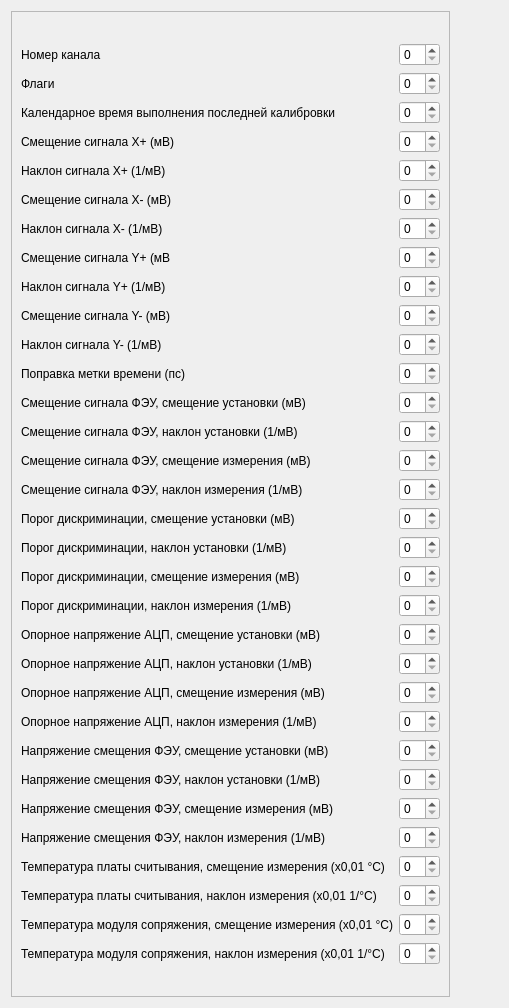
<?xml version="1.0" encoding="UTF-8"?>
<ui version="4.0">
 <class>PET_brg_ch_calibration_page</class>
 <widget class="QWidget" name="PET_brg_ch_calibration_page">
  <property name="geometry">
   <rect>
    <x>0</x>
    <y>0</y>
    <width>509</width>
    <height>1008</height>
   </rect>
  </property>
  <property name="windowTitle">
   <string>Form</string>
  </property>
  <layout class="QVBoxLayout" name="verticalLayout">
   <item>
    <widget class="QFrame" name="frame">
     <property name="sizePolicy">
      <sizepolicy hsizetype="Fixed" vsizetype="Preferred">
       <horstretch>0</horstretch>
       <verstretch>0</verstretch>
      </sizepolicy>
     </property>
     <property name="frameShape">
      <enum>QFrame::StyledPanel</enum>
     </property>
     <property name="frameShadow">
      <enum>QFrame::Raised</enum>
     </property>
     <layout class="QVBoxLayout" name="verticalLayout_2">
      <item>
       <layout class="QGridLayout" name="gridLayout_2">
        <item row="2" column="0">
         <widget class="QLabel" name="label_3">
          <property name="text">
           <string>Календарное время выполнения последней калибровки</string>
          </property>
         </widget>
        </item>
        <item row="25" column="0">
         <widget class="QLabel" name="label_26">
          <property name="text">
           <string>Напряжение смещения ФЭУ, наклон установки (1/мВ)</string>
          </property>
         </widget>
        </item>
        <item row="21" column="0">
         <widget class="QLabel" name="label_22">
          <property name="text">
           <string>Опорное напряжение АЦП, наклон установки (1/мВ)</string>
          </property>
         </widget>
        </item>
        <item row="1" column="0">
         <widget class="QLabel" name="label_2">
          <property name="text">
           <string>Флаги</string>
          </property>
         </widget>
        </item>
        <item row="27" column="0">
         <widget class="QLabel" name="label_28">
          <property name="text">
           <string>Напряжение смещения ФЭУ, наклон измерения (1/мВ)</string>
          </property>
         </widget>
        </item>
        <item row="20" column="0">
         <widget class="QLabel" name="label_21">
          <property name="text">
           <string>Опорное напряжение АЦП, смещение установки (мВ)</string>
          </property>
         </widget>
        </item>
        <item row="23" column="0">
         <widget class="QLabel" name="label_24">
          <property name="text">
           <string>Опорное напряжение АЦП, наклон измерения (1/мВ)</string>
          </property>
         </widget>
        </item>
        <item row="13" column="0">
         <widget class="QLabel" name="label_14">
          <property name="text">
           <string>Смещение сигнала ФЭУ, наклон установки (1/мВ)</string>
          </property>
         </widget>
        </item>
        <item row="29" column="0">
         <widget class="QLabel" name="label_30">
          <property name="text">
           <string>Температура платы считывания, наклон измерения (х0,01 1/°C)</string>
          </property>
         </widget>
        </item>
        <item row="0" column="0">
         <widget class="QLabel" name="label">
          <property name="text">
           <string>Номер канала</string>
          </property>
         </widget>
        </item>
        <item row="30" column="0">
         <widget class="QLabel" name="label_31">
          <property name="text">
           <string>Температура модуля сопряжения, смещение измерения (х0,01 °C)</string>
          </property>
         </widget>
        </item>
        <item row="3" column="0">
         <widget class="QLabel" name="label_4">
          <property name="text">
           <string>Смещение сигнала X+ (мВ)</string>
          </property>
         </widget>
        </item>
        <item row="5" column="0">
         <widget class="QLabel" name="label_6">
          <property name="text">
           <string>Смещение сигнала X- (мВ)</string>
          </property>
         </widget>
        </item>
        <item row="15" column="0">
         <widget class="QLabel" name="label_16">
          <property name="text">
           <string>Смещение сигнала ФЭУ, наклон измерения (1/мВ)</string>
          </property>
         </widget>
        </item>
        <item row="26" column="0">
         <widget class="QLabel" name="label_27">
          <property name="text">
           <string>Напряжение смещения ФЭУ, смещение измерения (мВ)</string>
          </property>
         </widget>
        </item>
        <item row="4" column="0">
         <widget class="QLabel" name="label_5">
          <property name="text">
           <string>Наклон сигнала X+ (1/мВ)</string>
          </property>
         </widget>
        </item>
        <item row="28" column="0">
         <widget class="QLabel" name="label_29">
          <property name="text">
           <string>Температура платы считывания, смещение измерения (х0,01 °C)</string>
          </property>
         </widget>
        </item>
        <item row="31" column="0">
         <widget class="QLabel" name="label_32">
          <property name="text">
           <string>Температура модуля сопряжения, наклон измерения (х0,01 1/°C)</string>
          </property>
         </widget>
        </item>
        <item row="6" column="0">
         <widget class="QLabel" name="label_7">
          <property name="text">
           <string>Наклон сигнала X- (1/мВ)</string>
          </property>
         </widget>
        </item>
        <item row="7" column="0">
         <widget class="QLabel" name="label_8">
          <property name="text">
           <string>Смещение сигнала Y+ (мВ</string>
          </property>
         </widget>
        </item>
        <item row="8" column="0">
         <widget class="QLabel" name="label_9">
          <property name="text">
           <string>Наклон сигнала Y+ (1/мВ)</string>
          </property>
         </widget>
        </item>
        <item row="9" column="0">
         <widget class="QLabel" name="label_10">
          <property name="text">
           <string>Смещение сигнала Y- (мВ)</string>
          </property>
         </widget>
        </item>
        <item row="10" column="0">
         <widget class="QLabel" name="label_11">
          <property name="text">
           <string>Наклон сигнала Y- (1/мВ)</string>
          </property>
         </widget>
        </item>
        <item row="11" column="0">
         <widget class="QLabel" name="label_12">
          <property name="text">
           <string>Поправка метки времени (пс)</string>
          </property>
         </widget>
        </item>
        <item row="12" column="0">
         <widget class="QLabel" name="label_13">
          <property name="text">
           <string>Смещение сигнала ФЭУ, смещение установки (мВ)</string>
          </property>
         </widget>
        </item>
        <item row="14" column="0">
         <widget class="QLabel" name="label_15">
          <property name="text">
           <string>Смещение сигнала ФЭУ, смещение измерения (мВ)</string>
          </property>
         </widget>
        </item>
        <item row="16" column="0">
         <widget class="QLabel" name="label_17">
          <property name="text">
           <string>Порог дискриминации, смещение установки (мВ)</string>
          </property>
         </widget>
        </item>
        <item row="17" column="0">
         <widget class="QLabel" name="label_18">
          <property name="text">
           <string>Порог дискриминации, наклон установки (1/мВ)</string>
          </property>
         </widget>
        </item>
        <item row="18" column="0">
         <widget class="QLabel" name="label_19">
          <property name="text">
           <string>Порог дискриминации, смещение измерения (мВ)</string>
          </property>
         </widget>
        </item>
        <item row="22" column="0">
         <widget class="QLabel" name="label_23">
          <property name="text">
           <string>Опорное напряжение АЦП, смещение измерения (мВ)</string>
          </property>
         </widget>
        </item>
        <item row="24" column="0">
         <widget class="QLabel" name="label_25">
          <property name="text">
           <string>Напряжение смещения ФЭУ, смещение установки (мВ)</string>
          </property>
         </widget>
        </item>
        <item row="19" column="0">
         <widget class="QLabel" name="label_20">
          <property name="text">
           <string>Порог дискриминации, наклон измерения (1/мВ)</string>
          </property>
         </widget>
        </item>
        <item row="0" column="1">
         <widget class="QSpinBox" name="sb_channel"/>
        </item>
        <item row="1" column="1">
         <widget class="QSpinBox" name="sb_flags"/>
        </item>
        <item row="2" column="1">
         <widget class="QSpinBox" name="sb_timestamp"/>
        </item>
        <item row="3" column="1">
         <widget class="QSpinBox" name="sb_xp_offset"/>
        </item>
        <item row="4" column="1">
         <widget class="QSpinBox" name="sb_xp_gain"/>
        </item>
        <item row="5" column="1">
         <widget class="QSpinBox" name="sb_xn_offset"/>
        </item>
        <item row="6" column="1">
         <widget class="QSpinBox" name="sb_xn_gain"/>
        </item>
        <item row="7" column="1">
         <widget class="QSpinBox" name="sb_yp_offset"/>
        </item>
        <item row="8" column="1">
         <widget class="QSpinBox" name="sb_yp_gain"/>
        </item>
        <item row="9" column="1">
         <widget class="QSpinBox" name="sb_yn_offset"/>
        </item>
        <item row="10" column="1">
         <widget class="QSpinBox" name="sb_yn_gain"/>
        </item>
        <item row="11" column="1">
         <widget class="QSpinBox" name="sb_ts_offset"/>
        </item>
        <item row="12" column="1">
         <widget class="QSpinBox" name="sb_in_offset_set_offset"/>
        </item>
        <item row="13" column="1">
         <widget class="QSpinBox" name="sb_in_offset_set_gain"/>
        </item>
        <item row="14" column="1">
         <widget class="QSpinBox" name="sb_in_offset_get_offset"/>
        </item>
        <item row="15" column="1">
         <widget class="QSpinBox" name="sb_in_offset_get_gain"/>
        </item>
        <item row="16" column="1">
         <widget class="QSpinBox" name="sb_in_threshold_set_offset"/>
        </item>
        <item row="17" column="1">
         <widget class="QSpinBox" name="sb_in_threshold_set_gain"/>
        </item>
        <item row="18" column="1">
         <widget class="QSpinBox" name="sb_in_threshold_get_offset"/>
        </item>
        <item row="19" column="1">
         <widget class="QSpinBox" name="sb_in_thresholdga_get_gain"/>
        </item>
        <item row="20" column="1">
         <widget class="QSpinBox" name="sb_adc_ref_set_offset"/>
        </item>
        <item row="21" column="1">
         <widget class="QSpinBox" name="sb_adc_ref_set_gain"/>
        </item>
        <item row="22" column="1">
         <widget class="QSpinBox" name="sb_adc_ref_get_offset"/>
        </item>
        <item row="23" column="1">
         <widget class="QSpinBox" name="sb_adc_ref_get_gain"/>
        </item>
        <item row="24" column="1">
         <widget class="QSpinBox" name="sb_pm_bias_set_offset"/>
        </item>
        <item row="25" column="1">
         <widget class="QSpinBox" name="sb_pm_bias_set_gain"/>
        </item>
        <item row="26" column="1">
         <widget class="QSpinBox" name="sb_pm_bias_get_offset"/>
        </item>
        <item row="27" column="1">
         <widget class="QSpinBox" name="sb_pm_bias_get_gain"/>
        </item>
        <item row="28" column="1">
         <widget class="QSpinBox" name="sb_readout_temp_get_offset"/>
        </item>
        <item row="29" column="1">
         <widget class="QSpinBox" name="sb_readout_temp_get_gain"/>
        </item>
        <item row="30" column="1">
         <widget class="QSpinBox" name="sb_ifmodule_temp_get_offset"/>
        </item>
        <item row="31" column="1">
         <widget class="QSpinBox" name="sb_ifmodule_temp_get_gain"/>
        </item>
       </layout>
      </item>
     </layout>
    </widget>
   </item>
  </layout>
 </widget>
 <resources/>
 <connections/>
</ui>
